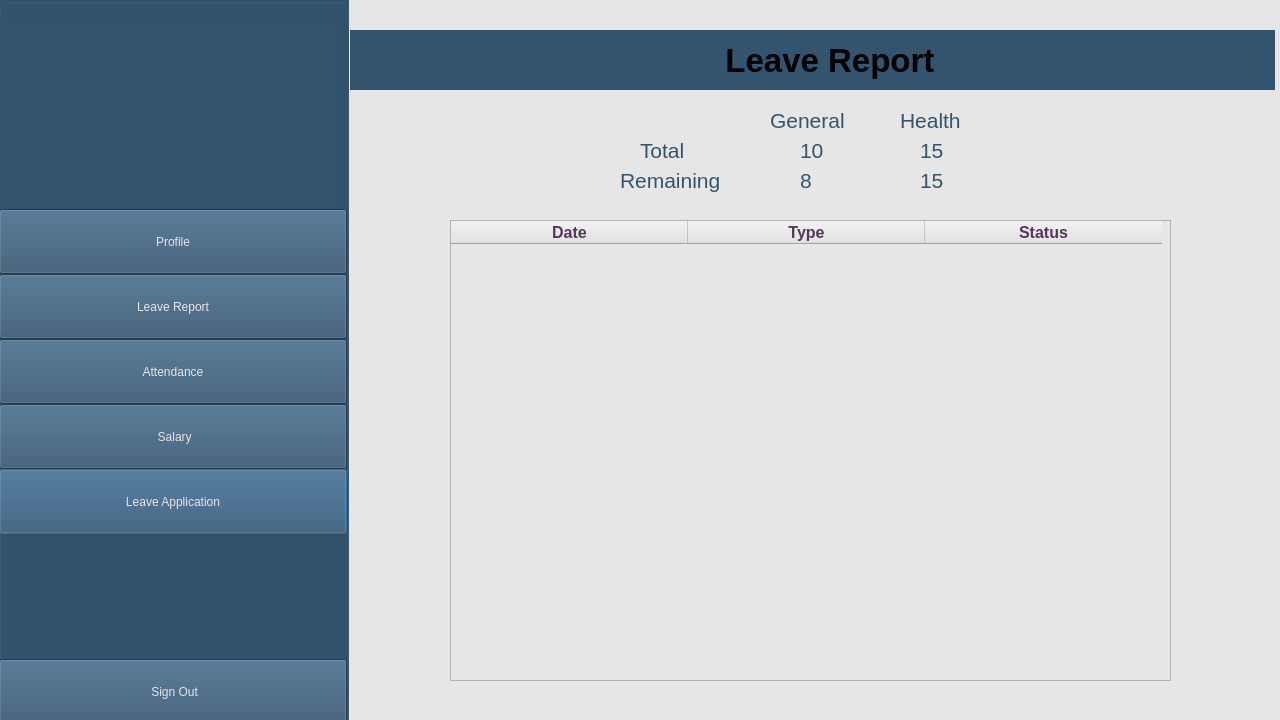
<?xml version="1.0" encoding="UTF-8"?>
<ui version="4.0">
 <class>Dialog</class>
 <widget class="QDialog" name="Dialog">
  <property name="geometry">
   <rect>
    <x>0</x>
    <y>0</y>
    <width>1280</width>
    <height>720</height>
   </rect>
  </property>
  <property name="minimumSize">
   <size>
    <width>1280</width>
    <height>720</height>
   </size>
  </property>
  <property name="maximumSize">
   <size>
    <width>1280</width>
    <height>720</height>
   </size>
  </property>
  <property name="mouseTracking">
   <bool>true</bool>
  </property>
  <property name="tabletTracking">
   <bool>true</bool>
  </property>
  <property name="windowTitle">
   <string>Dialog</string>
  </property>
  <property name="styleSheet">
   <string notr="true">background-color: rgb(230, 230, 230);</string>
  </property>
  <widget class="QGroupBox" name="side_bar">
   <property name="geometry">
    <rect>
     <x>-1</x>
     <y>-1</y>
     <width>350</width>
     <height>722</height>
    </rect>
   </property>
   <property name="minimumSize">
    <size>
     <width>350</width>
     <height>722</height>
    </size>
   </property>
   <property name="maximumSize">
    <size>
     <width>350</width>
     <height>722</height>
    </size>
   </property>
   <property name="styleSheet">
    <string notr="true">background-color: rgb(50, 82, 110);</string>
   </property>
   <property name="title">
    <string/>
   </property>
   <widget class="QLabel" name="logo">
    <property name="geometry">
     <rect>
      <x>0</x>
      <y>20</y>
      <width>341</width>
      <height>191</height>
     </rect>
    </property>
    <property name="text">
     <string/>
    </property>
    <property name="pixmap">
     <pixmap>../Images/logo-grey.png</pixmap>
    </property>
    <property name="scaledContents">
     <bool>true</bool>
    </property>
   </widget>
   <widget class="QPushButton" name="profile">
    <property name="geometry">
     <rect>
      <x>0</x>
      <y>470</y>
      <width>348</width>
      <height>65</height>
     </rect>
    </property>
    <property name="minimumSize">
     <size>
      <width>348</width>
      <height>65</height>
     </size>
    </property>
    <property name="maximumSize">
     <size>
      <width>348</width>
      <height>65</height>
     </size>
    </property>
    <property name="cursor">
     <cursorShape>PointingHandCursor</cursorShape>
    </property>
    <property name="styleSheet">
     <string notr="true">font: 20pt &quot;Sitka&quot; rgb(255, 255, 255);
color: rgb(230, 230, 230);</string>
    </property>
    <property name="text">
     <string>Leave Application</string>
    </property>
   </widget>
   <widget class="QPushButton" name="leave_report">
    <property name="geometry">
     <rect>
      <x>0</x>
      <y>210</y>
      <width>348</width>
      <height>65</height>
     </rect>
    </property>
    <property name="minimumSize">
     <size>
      <width>348</width>
      <height>65</height>
     </size>
    </property>
    <property name="maximumSize">
     <size>
      <width>348</width>
      <height>65</height>
     </size>
    </property>
    <property name="cursor">
     <cursorShape>PointingHandCursor</cursorShape>
    </property>
    <property name="styleSheet">
     <string notr="true">font: 20pt &quot;Sitka&quot;;
color: rgb(230, 230, 230);</string>
    </property>
    <property name="text">
     <string>Profile</string>
    </property>
   </widget>
   <widget class="QPushButton" name="leave_application">
    <property name="geometry">
     <rect>
      <x>0</x>
      <y>405</y>
      <width>348</width>
      <height>65</height>
     </rect>
    </property>
    <property name="minimumSize">
     <size>
      <width>348</width>
      <height>65</height>
     </size>
    </property>
    <property name="maximumSize">
     <size>
      <width>348</width>
      <height>65</height>
     </size>
    </property>
    <property name="cursor">
     <cursorShape>PointingHandCursor</cursorShape>
    </property>
    <property name="styleSheet">
     <string notr="true">font: 20pt &quot;Sitka&quot; rgb(255, 255, 255);
color: rgb(230, 230, 230);</string>
    </property>
    <property name="text">
     <string> Salary</string>
    </property>
   </widget>
   <widget class="QPushButton" name="salary">
    <property name="geometry">
     <rect>
      <x>0</x>
      <y>275</y>
      <width>348</width>
      <height>65</height>
     </rect>
    </property>
    <property name="minimumSize">
     <size>
      <width>348</width>
      <height>65</height>
     </size>
    </property>
    <property name="maximumSize">
     <size>
      <width>348</width>
      <height>65</height>
     </size>
    </property>
    <property name="cursor">
     <cursorShape>PointingHandCursor</cursorShape>
    </property>
    <property name="styleSheet">
     <string notr="true">font: 20pt &quot;Sitka&quot; rgb(255, 255, 255);
color: rgb(230, 230, 230);</string>
    </property>
    <property name="text">
     <string>Leave Report</string>
    </property>
   </widget>
   <widget class="QPushButton" name="attendance">
    <property name="geometry">
     <rect>
      <x>0</x>
      <y>340</y>
      <width>348</width>
      <height>65</height>
     </rect>
    </property>
    <property name="minimumSize">
     <size>
      <width>348</width>
      <height>65</height>
     </size>
    </property>
    <property name="maximumSize">
     <size>
      <width>348</width>
      <height>65</height>
     </size>
    </property>
    <property name="cursor">
     <cursorShape>PointingHandCursor</cursorShape>
    </property>
    <property name="styleSheet">
     <string notr="true">font: 20pt &quot;Sitka&quot; rgb(255, 255, 255);
color: rgb(230, 230, 230);</string>
    </property>
    <property name="text">
     <string>Attendance</string>
    </property>
   </widget>
   <widget class="QPushButton" name="sign_out">
    <property name="geometry">
     <rect>
      <x>0</x>
      <y>660</y>
      <width>348</width>
      <height>65</height>
     </rect>
    </property>
    <property name="minimumSize">
     <size>
      <width>348</width>
      <height>65</height>
     </size>
    </property>
    <property name="maximumSize">
     <size>
      <width>348</width>
      <height>65</height>
     </size>
    </property>
    <property name="cursor">
     <cursorShape>PointingHandCursor</cursorShape>
    </property>
    <property name="styleSheet">
     <string notr="true">font: italic 18pt &quot;Sitka&quot; rgb(255, 255, 255);
color: rgb(230, 230, 230);</string>
    </property>
    <property name="text">
     <string>  Sign Out </string>
    </property>
    <property name="icon">
     <iconset>
      <normaloff>../Images/sign out-grey.png</normaloff>
      <normalon>../Images/sign out-grey.png</normalon>../Images/sign out-grey.png</iconset>
    </property>
    <property name="iconSize">
     <size>
      <width>30</width>
      <height>30</height>
     </size>
    </property>
   </widget>
  </widget>
  <widget class="QLabel" name="title">
   <property name="geometry">
    <rect>
     <x>350</x>
     <y>30</y>
     <width>925</width>
     <height>60</height>
    </rect>
   </property>
   <property name="font">
    <font>
     <pointsize>25</pointsize>
     <bold>true</bold>
    </font>
   </property>
   <property name="styleSheet">
    <string notr="true">background-color: rgb(50, 84, 110);
color: &quot;#e6e6e6&quot;;</string>
   </property>
   <property name="text">
    <string>                                         Leave Report</string>
   </property>
  </widget>
  <widget class="QLabel" name="remaing">
   <property name="geometry">
    <rect>
     <x>620</x>
     <y>160</y>
     <width>120</width>
     <height>41</height>
    </rect>
   </property>
   <property name="font">
    <font>
     <family>Segoe UI</family>
     <pointsize>16</pointsize>
     <italic>false</italic>
     <fontweight>Black</fontweight>
    </font>
   </property>
   <property name="styleSheet">
    <string notr="true">color: rgb(50, 84, 110);
font: 900 16pt &quot;Segoe UI&quot;;</string>
   </property>
   <property name="text">
    <string>Remaining</string>
   </property>
  </widget>
  <widget class="QTableWidget" name="leave_record">
   <property name="geometry">
    <rect>
     <x>450</x>
     <y>220</y>
     <width>721</width>
     <height>461</height>
    </rect>
   </property>
   <property name="styleSheet">
    <string notr="true">QHeaderView::section {
    background-color: rgb(50, 84, 110); /* Set your desired background color */
    color: rgb(230, 230, 230); /* Set the text color */
}


color: rgb(50, 84, 110);
background-color: rgb(230, 230, 230);</string>
   </property>
   <attribute name="horizontalHeaderDefaultSectionSize">
    <number>237</number>
   </attribute>
   <column>
    <property name="text">
     <string>Date</string>
    </property>
    <property name="font">
     <font>
      <pointsize>12</pointsize>
      <bold>true</bold>
     </font>
    </property>
    <property name="background">
     <color>
      <red>85</red>
      <green>55</green>
      <blue>89</blue>
     </color>
    </property>
    <property name="foreground">
     <brush brushstyle="SolidPattern">
      <color alpha="255">
       <red>85</red>
       <green>55</green>
       <blue>89</blue>
      </color>
     </brush>
    </property>
   </column>
   <column>
    <property name="text">
     <string>Type</string>
    </property>
    <property name="font">
     <font>
      <pointsize>12</pointsize>
      <bold>true</bold>
     </font>
    </property>
    <property name="background">
     <color>
      <red>85</red>
      <green>55</green>
      <blue>89</blue>
     </color>
    </property>
    <property name="foreground">
     <brush brushstyle="SolidPattern">
      <color alpha="255">
       <red>85</red>
       <green>55</green>
       <blue>89</blue>
      </color>
     </brush>
    </property>
   </column>
   <column>
    <property name="text">
     <string>Status</string>
    </property>
    <property name="font">
     <font>
      <pointsize>12</pointsize>
      <bold>true</bold>
     </font>
    </property>
    <property name="background">
     <color>
      <red>85</red>
      <green>55</green>
      <blue>89</blue>
     </color>
    </property>
    <property name="foreground">
     <brush brushstyle="SolidPattern">
      <color alpha="255">
       <red>85</red>
       <green>55</green>
       <blue>89</blue>
      </color>
     </brush>
    </property>
   </column>
  </widget>
  <widget class="QLabel" name="total">
   <property name="geometry">
    <rect>
     <x>640</x>
     <y>130</y>
     <width>120</width>
     <height>40</height>
    </rect>
   </property>
   <property name="font">
    <font>
     <family>Segoe UI</family>
     <pointsize>16</pointsize>
     <italic>false</italic>
     <fontweight>Black</fontweight>
    </font>
   </property>
   <property name="styleSheet">
    <string notr="true">color: rgb(50, 84, 110);
font: 900 16pt &quot;Segoe UI&quot;;</string>
   </property>
   <property name="text">
    <string>Total</string>
   </property>
  </widget>
  <widget class="QLabel" name="remaining_general">
   <property name="geometry">
    <rect>
     <x>800</x>
     <y>160</y>
     <width>30</width>
     <height>41</height>
    </rect>
   </property>
   <property name="font">
    <font>
     <family>Segoe UI</family>
     <pointsize>16</pointsize>
     <italic>false</italic>
     <fontweight>DemiBold</fontweight>
    </font>
   </property>
   <property name="styleSheet">
    <string notr="true">color: rgb(50, 84, 110);

font: 600 16pt &quot;Segoe UI&quot;;</string>
   </property>
   <property name="text">
    <string>8</string>
   </property>
  </widget>
  <widget class="QLabel" name="general">
   <property name="geometry">
    <rect>
     <x>770</x>
     <y>100</y>
     <width>100</width>
     <height>40</height>
    </rect>
   </property>
   <property name="font">
    <font>
     <family>Segoe UI</family>
     <pointsize>16</pointsize>
     <italic>false</italic>
     <fontweight>Black</fontweight>
    </font>
   </property>
   <property name="styleSheet">
    <string notr="true">color: rgb(50, 84, 110);
font: 900 16pt &quot;Segoe UI&quot;;</string>
   </property>
   <property name="text">
    <string>General</string>
   </property>
  </widget>
  <widget class="QLabel" name="total_general">
   <property name="geometry">
    <rect>
     <x>800</x>
     <y>130</y>
     <width>30</width>
     <height>40</height>
    </rect>
   </property>
   <property name="font">
    <font>
     <family>Segoe UI</family>
     <pointsize>16</pointsize>
     <italic>false</italic>
     <fontweight>DemiBold</fontweight>
    </font>
   </property>
   <property name="styleSheet">
    <string notr="true">color: rgb(50, 84, 110);
font: 600 16pt &quot;Segoe UI&quot;;</string>
   </property>
   <property name="text">
    <string>10</string>
   </property>
  </widget>
  <widget class="QLabel" name="remaining_health">
   <property name="geometry">
    <rect>
     <x>920</x>
     <y>160</y>
     <width>30</width>
     <height>41</height>
    </rect>
   </property>
   <property name="font">
    <font>
     <family>Segoe UI</family>
     <pointsize>16</pointsize>
     <italic>false</italic>
     <fontweight>DemiBold</fontweight>
    </font>
   </property>
   <property name="styleSheet">
    <string notr="true">color: rgb(50, 84, 110);

font: 600 16pt &quot;Segoe UI&quot;;</string>
   </property>
   <property name="text">
    <string>15</string>
   </property>
  </widget>
  <widget class="QLabel" name="health">
   <property name="geometry">
    <rect>
     <x>900</x>
     <y>100</y>
     <width>100</width>
     <height>40</height>
    </rect>
   </property>
   <property name="font">
    <font>
     <family>Segoe UI</family>
     <pointsize>16</pointsize>
     <italic>false</italic>
     <fontweight>Black</fontweight>
    </font>
   </property>
   <property name="styleSheet">
    <string notr="true">color: rgb(50, 84, 110);
font: 900 16pt &quot;Segoe UI&quot;;</string>
   </property>
   <property name="text">
    <string>Health</string>
   </property>
  </widget>
  <widget class="QLabel" name="total_health">
   <property name="geometry">
    <rect>
     <x>920</x>
     <y>130</y>
     <width>30</width>
     <height>40</height>
    </rect>
   </property>
   <property name="font">
    <font>
     <family>Segoe UI</family>
     <pointsize>16</pointsize>
     <italic>false</italic>
     <fontweight>DemiBold</fontweight>
    </font>
   </property>
   <property name="styleSheet">
    <string notr="true">color: rgb(50, 84, 110);
font: 600 16pt &quot;Segoe UI&quot;;</string>
   </property>
   <property name="text">
    <string>15</string>
   </property>
  </widget>
 </widget>
 <resources/>
 <connections/>
</ui>
